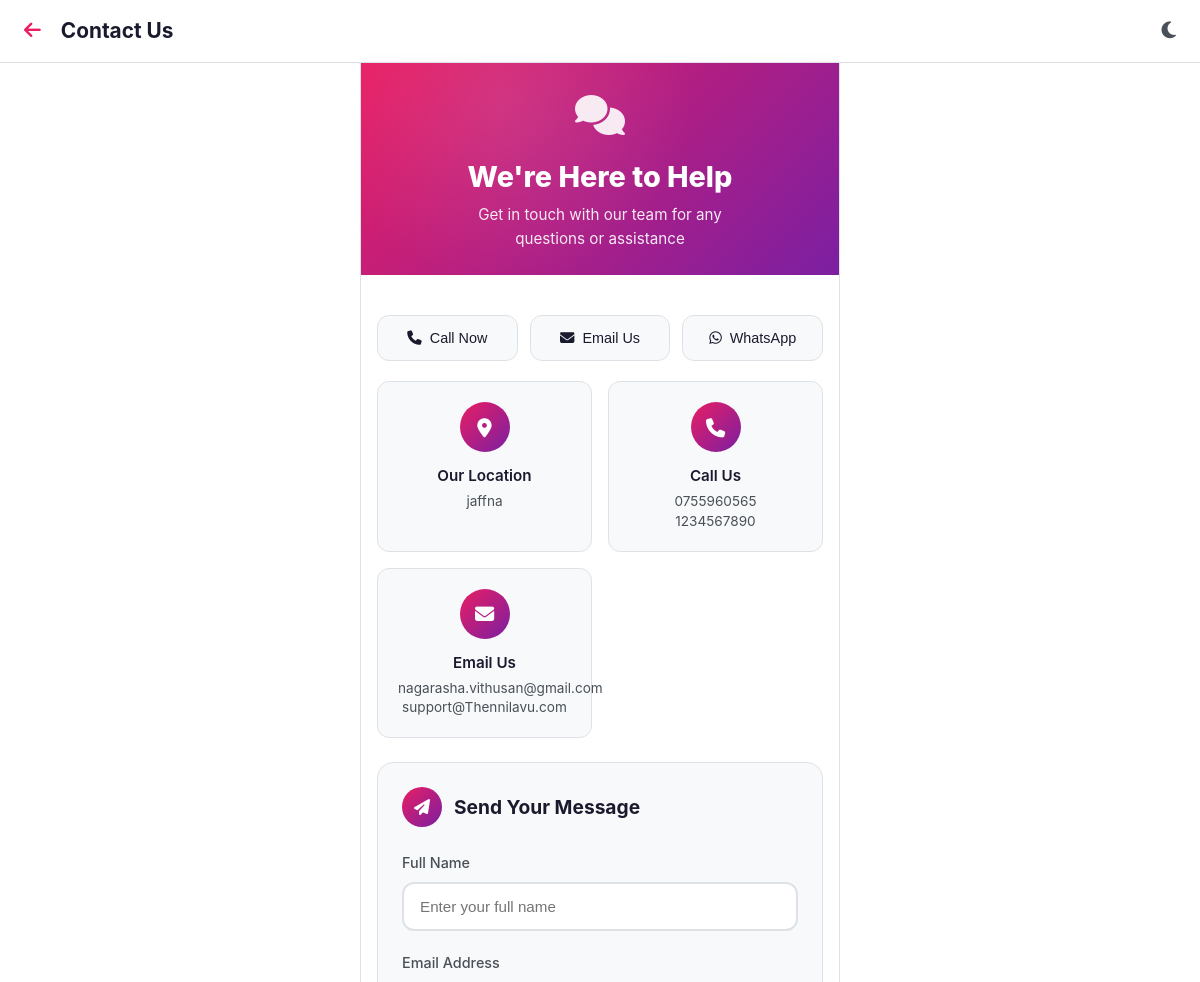
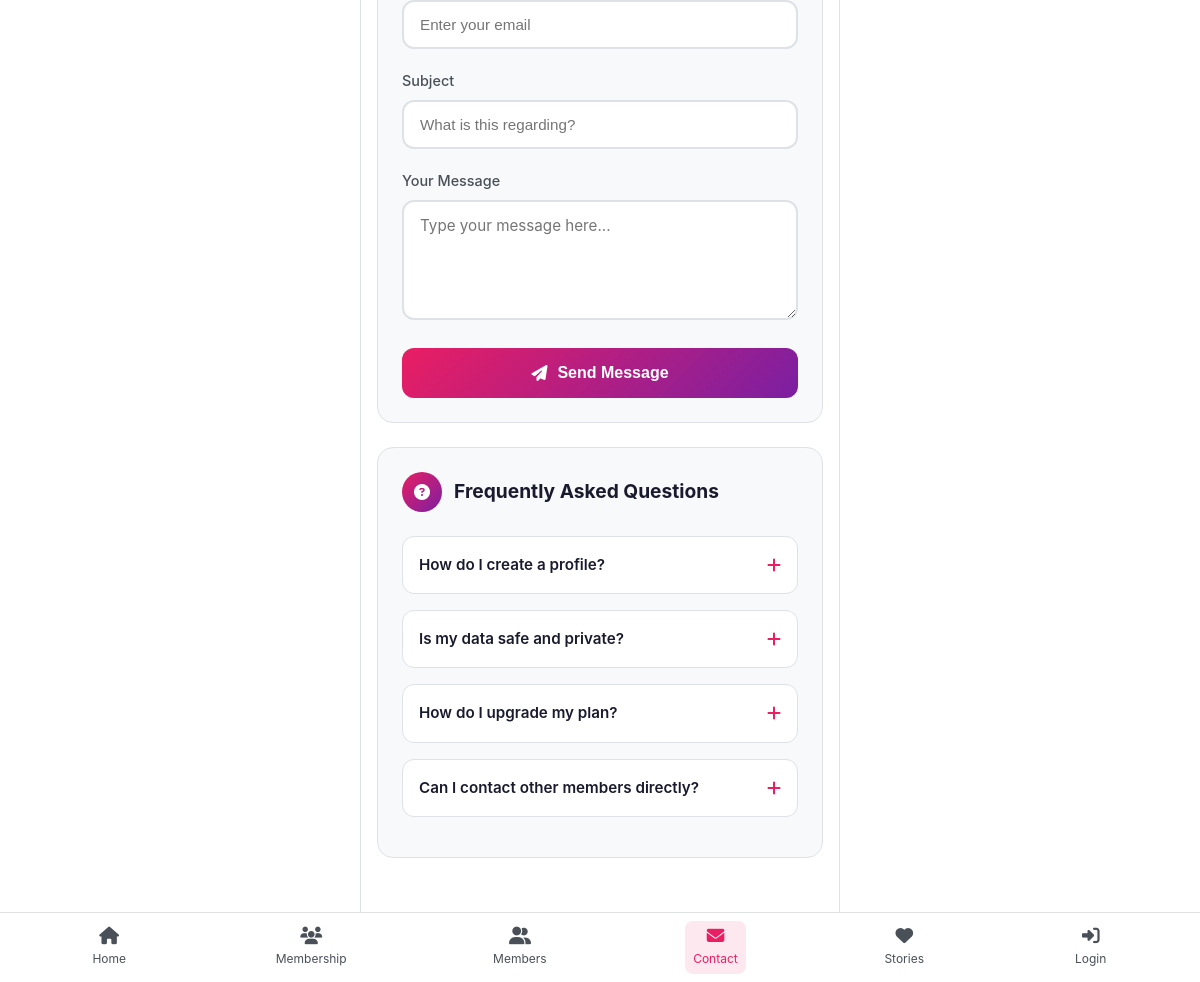
/Appthennilavu/contact.php, run on the app's committed database (2 pictures, top to bottom).
### tables this page shows
CREATE TABLE `company_details` (
  `id` int(11) NOT NULL,
  `mobile_number` varchar(20) DEFAULT NULL,
  `land_number` varchar(20) DEFAULT NULL,
  `whatsapp_number` varchar(20) DEFAULT NULL,
  `location` varchar(255) DEFAULT NULL,
  `email` varchar(100) DEFAULT NULL,
  `bank_name` varchar(100) DEFAULT NULL,
  `account_number` varchar(50) DEFAULT NULL,
  `account_name` varchar(100) DEFAULT NULL,
  `branch` varchar(100) DEFAULT NULL,
  `created_at` timestamp NOT NULL DEFAULT current_timestamp(),
  `updated_at` timestamp NOT NULL DEFAULT current_timestamp() ON UPDATE current_timestamp()
);

### Appthennilavu/contact.php (the view, shortened to what this page needs)
<?php
$host = "localhost";
$user = "thennilavu_matrimonial";
$pass = "OYVuiEKfS@FQ";
$db   = "thennilavu_thennilavu";
$conn = new mysqli($host, $user, $pass, $db);
$company_sql = "SELECT location, mobile_number, land_number, email FROM company_details LIMIT 1";
$company_result = $conn->query($company_sql);
$company_data = $company_result->fetch_assoc();
$address = $company_data['location'] ?? '123 Main Street, Colombo, Sri Lanka';
$phone1 = $company_data['mobile_number'] ?? '+94 77 123 4567';
$phone2 = $company_data['land_number'] ?? '+94 11 234 5678';
$email1 = $company_data['email'] ?? 'info@Thennilavu.com';
$email2 = 'support@Thennilavu.com';
?>
<!DOCTYPE html>
<html lang="en">
<head>
    <link rel="stylesheet" href="https://cdnjs.cloudflare.com/ajax/libs/font-awesome/6.4.0/css/all.min.css">
</head>
<body>
    <div class="app-container">
        <header class="app-header">
            <div class="header-left">
                <button class="back-button" onclick="goBack()">
                    <i class="fas fa-arrow-left"></i>
                </button>
                <h1 class="header-title">Contact Us</h1>
            </div>
            <button class="theme-toggle" id="themeToggle">
                <i class="fas fa-moon"></i>
            </button>
        </header>
        <section class="hero-section">
            <div class="hero-icon">
                <i class="fas fa-comments"></i>
            </div>
            <h1 class="hero-title">We're Here to Help</h1>
            <p class="hero-subtitle">Get in touch with our team for any questions or assistance</p>
        </section>
        <main class="content-container">
            <div class="quick-actions">
                <button class="action-btn" onclick="window.location.href='tel:<?php echo preg_replace('/[^0-9+]/', '', $phone1); ?>'">
                    <i class="fas fa-phone"></i>
                    Call Now
                </button>
                <button class="action-btn" onclick="window.location.href='mailto:<?php echo $email1; ?>'">
                    <i class="fas fa-envelope"></i>
                    Email Us
                </button>
                <button class="action-btn" onclick="window.open('https://wa.me/<?php echo preg_replace('/[^0-9]/', '', $phone1); ?>', '_blank')">
                    <i class="fab fa-whatsapp"></i>
                    WhatsApp
                </button>
            </div>
            <div class="contact-grid">
                <div class="contact-card fade-in" style="animation-delay: 0.1s">
                    <div class="contact-card-icon">
                        <i class="fas fa-map-marker-alt"></i>
                    </div>
                    <h3 class="contact-card-title">Our Location</h3>
                    <p class="contact-card-text"><?php echo htmlspecialchars($address); ?></p>
                </div>
                <div class="contact-card fade-in" style="animation-delay: 0.2s">
                    <div class="contact-card-icon">
                        <i class="fas fa-phone"></i>
                    </div>
                    <h3 class="contact-card-title">Call Us</h3>
                    <p class="contact-card-text">
                        <?php echo htmlspecialchars($phone1); ?><br>
                        <?php echo htmlspecialchars($phone2); ?>
                    </p>
                </div>
                <div class="contact-card fade-in" style="animation-delay: 0.3s">
                    <div class="contact-card-icon">
                        <i class="fas fa-envelope"></i>
                    </div>
                    <h3 class="contact-card-title">Email Us</h3>
                    <p class="contact-card-text">
                        <?php echo htmlspecialchars($email1); ?><br>
                        <?php echo htmlspecialchars($email2); ?>
                    </p>
                </div>
            </div>
            <div class="form-section fade-in">
                <div class="section-header">
                    <div class="section-icon">
                        <i class="fas fa-paper-plane"></i>
                    </div>
                    <h2 class="section-title">Send Your Message</h2>
                </div>
                <form id="contactForm" method="POST" action="" onsubmit="return validateForm()">
                    <div class="form-group">
                        <label class="form-label" for="name">Full Name</label>
                        <input type="text" class="form-input" id="name" name="name" required
                               placeholder="Enter your full name" value="<?php echo isset($_POST['name']) ? htmlspecialchars($_POST['name']) : ''; ?>">
                    </div>
                    <div class="form-group">
                        <label class="form-label" for="email">Email Address</label>
                        <input type="email" class="form-input" id="email" name="email" required
                               placeholder="Enter your email" value="<?php echo isset($_POST['email']) ? htmlspecialchars($_POST['email']) : ''; ?>">
                    </div>
                    <div class="form-group">
                        <label class="form-label" for="subject">Subject</label>
                        <input type="text" class="form-input" id="subject" name="subject" required
                               placeholder="What is this regarding?" value="<?php echo isset($_POST['subject']) ? htmlspecialchars($_POST['subject']) : ''; ?>">
                    </div>
                    <div class="form-group">
                        <label class="form-label" for="message">Your Message</label>
                        <textarea class="form-input" id="message" name="message" required
                                  placeholder="Type your message here..."><?php echo isset($_POST['message']) ? htmlspecialchars($_POST['message']) : ''; ?></textarea>
                    </div>
                    <button type="submit" class="submit-button" id="submitBtn">
                        <i class="fas fa-paper-plane"></i>
                        <span id="submitText">Send Message</span>
                    </button>
                </form>
            </div>
            <div class="faq-section fade-in">
                <div class="section-header">
                    <div class="section-icon">
                        <i class="fas fa-question-circle"></i>
                    </div>
                    <h2 class="section-title">Frequently Asked Questions</h2>
                </div>
                <div class="faq-container">
                    <div class="faq-item">
                        <div class="faq-question" onclick="toggleFAQ(this)">
                            <span class="faq-question-text">How do I create a profile?</span>
                            <i class="fas fa-plus faq-toggle"></i>
                        </div>
                    </div>
                    <div class="faq-item">
                        <div class="faq-question" onclick="toggleFAQ(this)">
                            <span class="faq-question-text">Is my data safe and private?</span>
                            <i class="fas fa-plus faq-toggle"></i>
                        </div>
                    </div>
                    <div class="faq-item">
                        <div class="faq-question" onclick="toggleFAQ(this)">
                            <span class="faq-question-text">How do I upgrade my plan?</span>
                            <i class="fas fa-plus faq-toggle"></i>
                        </div>
                    </div>
                    <div class="faq-item">
                        <div class="faq-question" onclick="toggleFAQ(this)">
                            <span class="faq-question-text">Can I contact other members directly?</span>
                            <i class="fas fa-plus faq-toggle"></i>
                        </div>
                    </div>
                </div>
            </div>
        </main>
        <nav class="bottom-nav">
            <a href="index.php" class="nav-item">
                <i class="fas fa-home"></i>
                <span>Home</span>
            </a>
            <a href="members.php" class="nav-item">
                <i class="fas fa-users"></i>
                <span>Membership</span>
            </a>
            <a href="mem.php" class="nav-item">
                <i class="fas fa-user-friends"></i>
                <span>Members</span>
            </a>
            <a href="contact.php" class="nav-item active">
                <i class="fas fa-envelope"></i>
                <span>Contact</span>
            </a>
            <a href="story.php" class="nav-item">
                <i class="fas fa-heart"></i>
                <span>Stories</span>
            </a>
            <?php if (isset($_SESSION['user_id'])): ?>
                <a href="profile.php" class="nav-item">
                    <i class="fas fa-user-circle"></i>
                    <span>Profile</span>
                </a>
            <?php else: ?>
                <a href="login.php" class="nav-item">
                    <i class="fas fa-sign-in-alt"></i>
                    <span>Login</span>
                </a>
            <?php endif; ?>
        </nav>
    </div>
</body>
</html>

### data on the page
company_details: location "jaffna", mobile_number "0755960565", land_number "1234567890", email "nagarasha.vithusan@gmail.com"

### other printed values
$email2 "support@Thennilavu.com"
